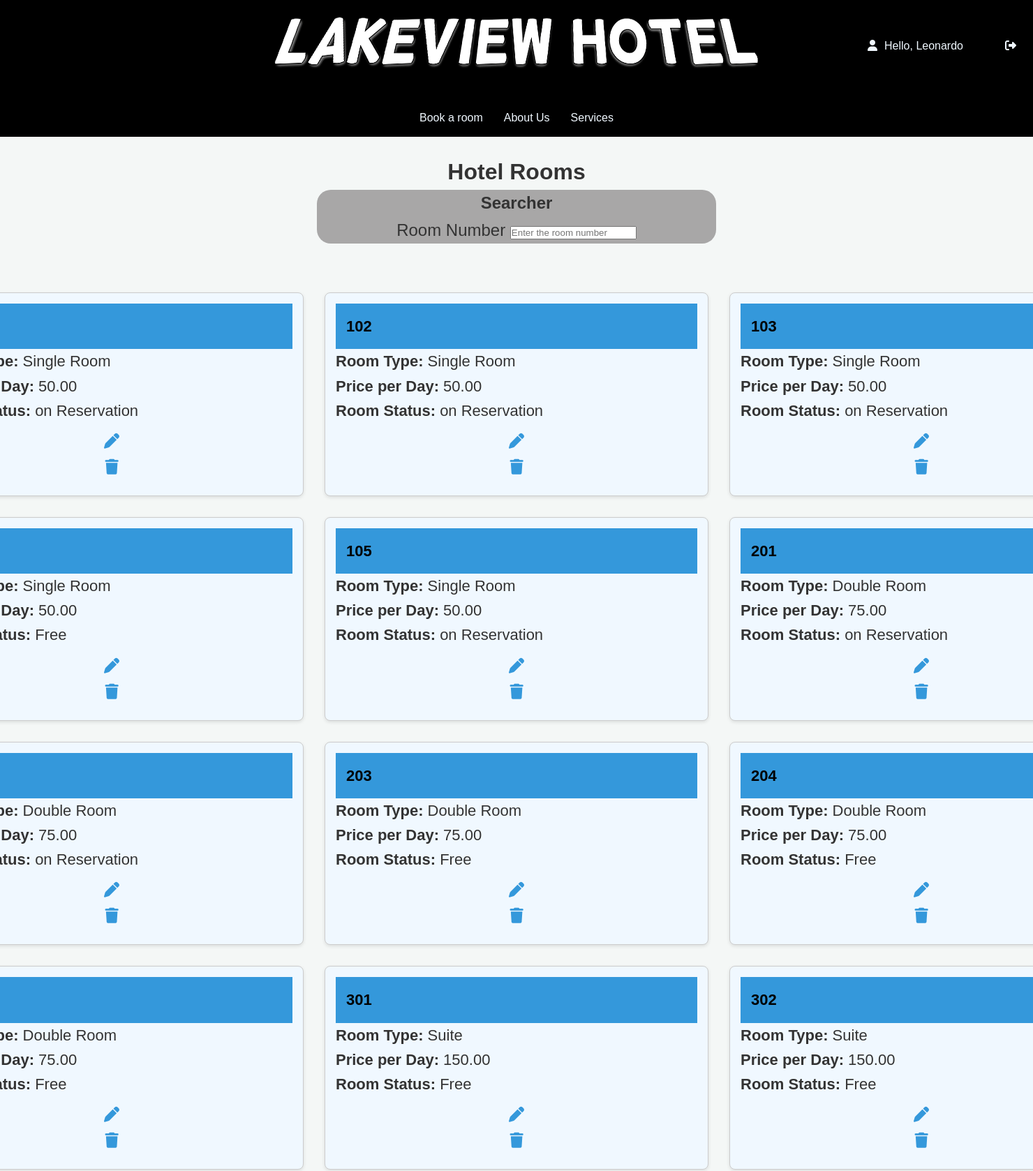
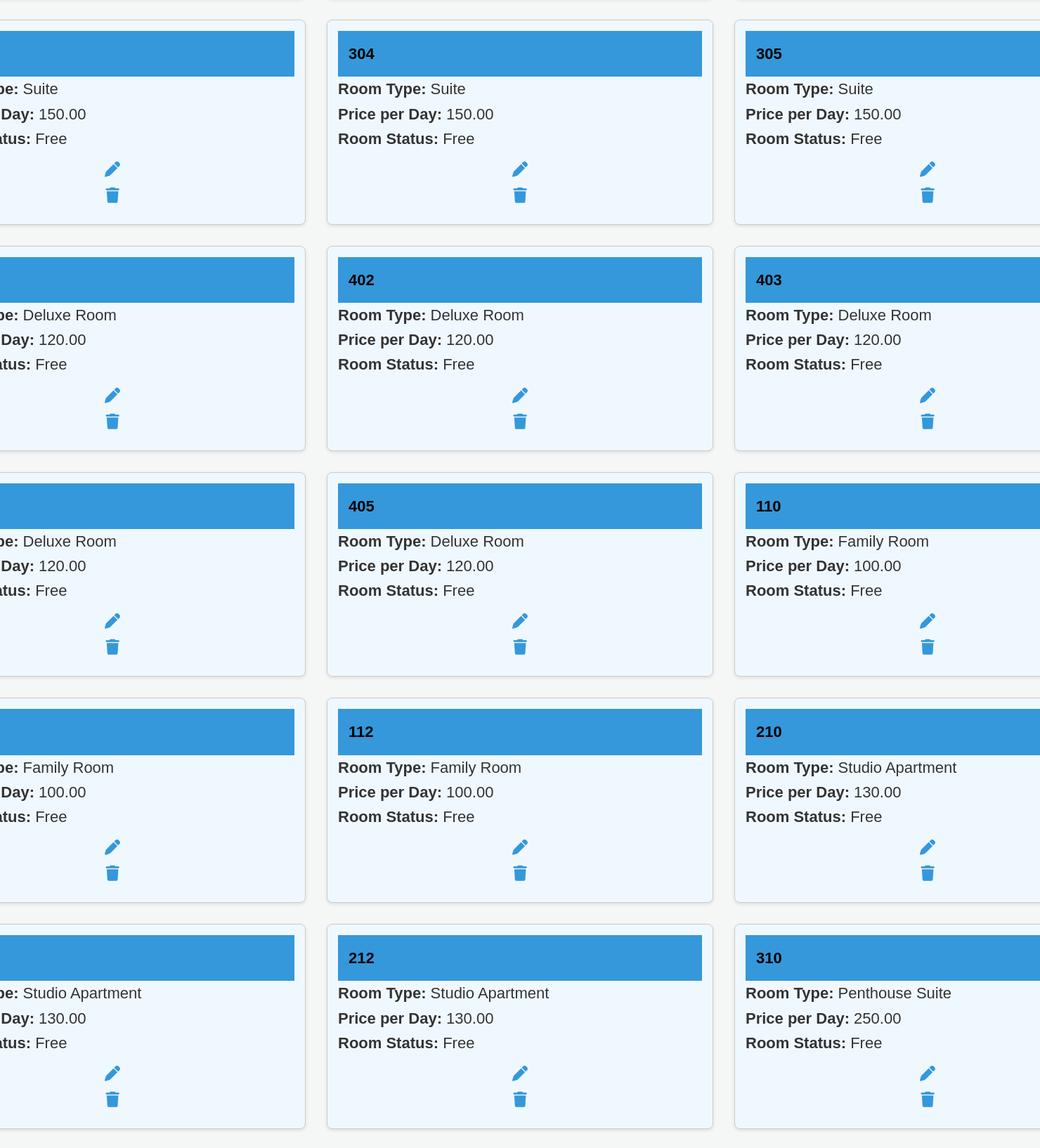
The app's page /files/forms/rooms/select_room_forms.php (signed in, upper part) with its own data (2 pictures, top to bottom).
### tables this page shows
CREATE TABLE IF NOT EXISTS `071_rooms` (
  `room_id` int(11) NOT NULL AUTO_INCREMENT,
  `room_number` int(11) DEFAULT NULL,
  `room_type_id` int(11) DEFAULT NULL,
  `room_state` enum('dirty','clean','broken') NOT NULL DEFAULT 'clean',
  `room_status` enum('Free','on Reservation') NOT NULL DEFAULT 'Free',
  PRIMARY KEY (`room_id`),
  KEY `room_type_id` (`room_type_id`)
);

CREATE TABLE IF NOT EXISTS `071_room_type` (
  `room_type_id` int(11) NOT NULL AUTO_INCREMENT,
  `room_type_name` varchar(50) DEFAULT NULL,
  `room_type_price_per_day` decimal(10,2) DEFAULT NULL,
  `room_type_description` longtext DEFAULT NULL,
  `room_type_capacity` int(100) DEFAULT NULL,
  PRIMARY KEY (`room_type_id`)
);

### files/common-files/db_connection.php (called while the page is built, shortened)
<?php
$conn = mysqli_connect('localhost', 'root', '', '071_hotel_managment');
return $conn;
?>

### files/querys/rooms/select_rooms.php (called while the page is built, shortened)
<?php
include($_SERVER['DOCUMENT_ROOT'] . '/student071/dwes/files/common-files/db_connection.php');
$room_number = isset($_GET['room_number']) && !empty($_GET['room_number']) ? $_GET['room_number'] : null;
$sql = "SELECT
    r.room_number AS room_number,
    r.room_status AS room_status,
    rt.room_type_name AS room_type_name,
    rt.room_type_price_per_day AS room_price_per_day
FROM
    071_rooms r
JOIN
    071_room_type rt ON r.room_type_id = rt.room_type_id";
$result = mysqli_query($conn, $sql);
$rooms = array();
if ($result && mysqli_num_rows($result) > 0) {
    while ($row = mysqli_fetch_assoc($result)) {
        $rooms[] = $row;
    }
}
return $rooms;
?>

### files/forms/rooms/select_room_forms.php (the view, shortened to what this page needs)
<?php
$root = $_SERVER['DOCUMENT_ROOT'];
$rooms = include($root . '/student071/dwes/files/querys/rooms/select_rooms.php');
?>
<?php include($root . '/student071/dwes/files/common-files/header.php') ?>
<div id="middle-title">
    <h1>Hotel Rooms</h1>
    <section id="searcher">
        <h4>Searcher</h4>
        <label for="room_number">Room Number</label>
        <input type="number" name="room_number" placeholder="Enter the room number" id="RoomNumberSearcher" onkeyup="searchFullName(this.value)">
    </section>
</div>
<div id="info-display">
    <div id="room-list">
        <?php if (!empty($rooms)) { ?>
            <?php foreach ($rooms as $room) { ?>
                <div class="room-card">
                    <div class="name-display">
                        <h4><?php echo htmlspecialchars($room['room_number']); ?></h4>
                    </div>
                    <p><strong>Room Type:</strong> <?php echo htmlspecialchars($room['room_type_name']); ?></p>
                    <p><strong>Price per Day:</strong> <?php echo htmlspecialchars($room['room_price_per_day']); ?></p>
                    <p><strong>Room Status:</strong> <?php echo htmlspecialchars($room['room_status']); ?></p>
                    <a href="/student071/dwes/files/forms/rooms/update_room_forms.php?room-number=<?php echo $room['room_number']; ?>" class="edit-button">
                        <i class="fa-solid fa-pen"></i>
                    </a>
                    <a href="/student071/dwes/files/forms/rooms/delete_room_forms.php?room-number=<?php echo $room['room_number']; ?>" class="delete-button">
                        <i class="fa-solid fa-trash"></i>
                    </a>
                </div>
            <?php } ?>
        <?php } else { ?>
            <p>No rooms found in the database.</p>
        <?php } ?>
    </div>
</div>
<?php include($root . '/student071/dwes/files/common-files/footer.php'); ?>

### css/style.css (style rules this page uses)
* { margin: 0; padding: 0; box-sizing: border-box; }
body { display: flex; flex-direction: column; min-height: 100vh; }
#middle-title { display: flex; align-items: center; flex-direction: column; width: 100%; text-align: center; padding: 25px; font-family: Cambria, Cochin, Georgia, Times, "Times New Roman", serif; }
#middle-title #searcher { background-color: #a8a7a7; border-radius: 20px; width: 40%; font-size: x-large; }

### css/manuals.css (style rules this page uses)
* { margin: 0; padding: 0; box-sizing: border-box; font-family: 'Arial', sans-serif; }
body { background-color: #f4f7f6; color: #333; line-height: 1.6; }
section { margin-bottom: 30px; }
a { color: #3498db; text-decoration: none; transition: color 0.3s ease; }

### css/forms.css (style rules this page uses)
#info-display { display: flex; justify-content: center; align-items: center; }
#room-list, #customers-list, #reservations-list, #room-type-list { display: flex; grid-template-columns: auto auto auto; grid-template-rows: auto auto auto; flex-wrap: wrap; }
.fa-solid { cursor: pointer; display: flex; justify-content: center; font-family: 40px; margin: 15px; }
#customers-list, #room-list { display: grid; }
.name-display { background-color:#3498db; color: black; width: 100%; padding: 15px; }
.customer-card, .room-card, .reservation-card, .room-type-card { background-color: aliceblue; margin: 15px; padding: 15px; font-size: 22px; border: 1px solid #ccc; border-radius: 8px; width: 550px; box-shadow: 0 2px 5px rgba(0, 0, 0, 0.1); }

### records on screen
071_rooms: room_type.room_type_name "Single Room", room_type.room_type_price_per_day "50.00", room_status "on Reservation"
071_rooms: room_number "102", room_type.room_type_name "Single Room", room_type.room_type_price_per_day "50.00", room_status "on Reservation"
071_rooms: room_number "103", room_type.room_type_name "Single Room", room_type.room_type_price_per_day "50.00", room_status "on Reservation"
071_rooms: room_type.room_type_name "Single Room", room_type.room_type_price_per_day "50.00", room_status "Free"
071_rooms: room_number "105", room_type.room_type_name "Single Room", room_type.room_type_price_per_day "50.00", room_status "on Reservation"
071_rooms: room_number "201", room_type.room_type_name "Double Room", room_type.room_type_price_per_day "75.00", room_status "on Reservation"
071_rooms: room_type.room_type_name "Double Room", room_type.room_type_price_per_day "75.00", room_status "on Reservation"
071_rooms: room_number "203", room_type.room_type_name "Double Room", room_type.room_type_price_per_day "75.00", room_status "Free"
071_rooms: room_number "204", room_type.room_type_name "Double Room", room_type.room_type_price_per_day "75.00", room_status "Free"
071_rooms: room_type.room_type_name "Double Room", room_type.room_type_price_per_day "75.00", room_status "Free"
071_rooms: room_number "301", room_type.room_type_name "Suite", room_type.room_type_price_per_day "150.00", room_status "Free"
071_rooms: room_number "302", room_type.room_type_name "Suite", room_type.room_type_price_per_day "150.00", room_status "Free"
071_rooms: room_type.room_type_name "Suite", room_type.room_type_price_per_day "150.00", room_status "Free"
071_rooms: room_number "304", room_type.room_type_name "Suite", room_type.room_type_price_per_day "150.00", room_status "Free"
071_rooms: room_number "305", room_type.room_type_name "Suite", room_type.room_type_price_per_day "150.00", room_status "Free"
071_rooms: room_type.room_type_name "Deluxe Room", room_type.room_type_price_per_day "120.00", room_status "Free"
071_rooms: room_number "402", room_type.room_type_name "Deluxe Room", room_type.room_type_price_per_day "120.00", room_status "Free"
071_rooms: room_number "403", room_type.room_type_name "Deluxe Room", room_type.room_type_price_per_day "120.00", room_status "Free"
071_rooms: room_type.room_type_name "Deluxe Room", room_type.room_type_price_per_day "120.00", room_status "Free"
071_rooms: room_number "405", room_type.room_type_name "Deluxe Room", room_type.room_type_price_per_day "120.00", room_status "Free"
071_rooms: room_number "110", room_type.room_type_name "Family Room", room_type.room_type_price_per_day "100.00", room_status "Free"
071_rooms: room_type.room_type_name "Family Room", room_type.room_type_price_per_day "100.00", room_status "Free"
071_rooms: room_number "112", room_type.room_type_name "Family Room", room_type.room_type_price_per_day "100.00", room_status "Free"
071_rooms: room_number "210", room_type.room_type_name "Studio Apartment", room_type.room_type_price_per_day "130.00", room_status "Free"
071_rooms: room_type.room_type_name "Studio Apartment", room_type.room_type_price_per_day "130.00", room_status "Free"
071_rooms: room_number "212", room_type.room_type_name "Studio Apartment", room_type.room_type_price_per_day "130.00", room_status "Free"
071_rooms: room_number "310", room_type.room_type_name "Penthouse Suite", room_type.room_type_price_per_day "250.00", room_status "Free"

### other values on screen
isset($_SESSION['user_online']) ? $_SESSION['user_online'] : 'Guest' "Leonardo"
